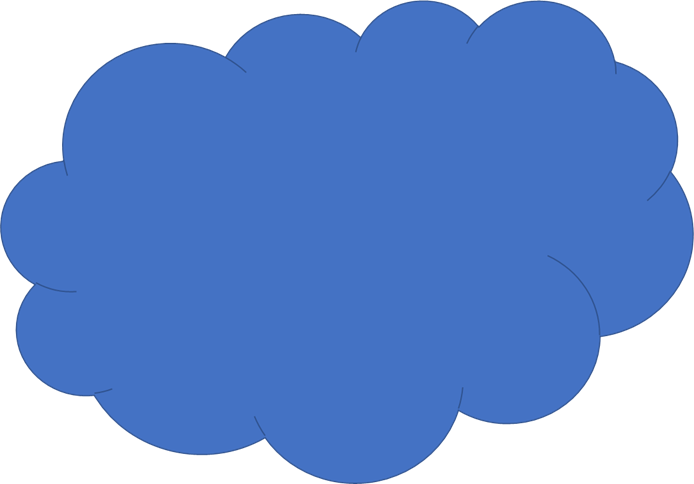
#> input picture analysis_phones/45d1c28f51ec950cf840cc9c3a5ee4d.png, 694 x 484 px
$ jupyter execute --allow-errors analysis.ipynb
#> lines starting #> are read from the running program, lines starting #| are printed output that depends on the picture
# 分句

[cell 1]
import pandas as pd
import json
import re
import requests

#> (a cell that did not finish here is left out)

[cell 3]
split_pattern = re.compile("([\r\n!！,，。.?？……;；])")
# [28 lines left out: function split_sentence, not called in this run]

#> (the rest of this cell did not finish here and is left out)

[cell 4]
# df.to_excel("./result_splited.xlsx", index=False, encoding="gb18030", engine="openpyxl")
# df = pd.read_excel("./result_splited.xlsx", encoding="gb18030")
# df[~df['split_sentence'].apply(lambda x: isinstance(x, str))]
# df['split_sentence'] = df['split_sentence'].apply(eval)

[cell 5]
import numpy as np
# [19 lines left out: function batch, not called in this run]

#> (the rest of this cell did not finish here and is left out)

# 推理

[cell 6]
import requests
import json
import operator
from functools import reduce
from tqdm.notebook import tqdm
from itertools import chain

[cell 7]
import numpy as np

[cell 8]
url = "http://192.168.113.164:3030/absa_service"
# data = {"text": ["屏幕很清晰，摄像头拍照很清楚，喇叭也没有噪音"],
#         "language": "cn"
# }
data = {"text": ["Comfortable sofa and chairs, good hamburgers. But the waiter is very rude."],
        "language": "en",
        "output_attentions": True,
}
#> (the rest of this cell did not finish here and is left out)

[cell 9]
input_data = []

phone_dfs = []

#> (the rest of this cell did not finish here and is left out)

#> (a cell that did not finish here is left out)

#> (a cell that did not finish here is left out)

#> (a cell that did not finish here is left out)

# 实证分析

[cell 13]
import matplotlib.pyplot as plt
import pandas as pd
import networkx as nx
import numpy as np
from wordcloud import WordCloud
from collections import Counter
plt.rcParams['font.sans-serif'] = ["fangsong"]

[cell 14]
def get_phone_result(df_all, sku_id):
    df = df_all[df_all['sku_id'] == sku_id]
    result_list = df['model_result'].tolist()
    return result_list

def flatten(li):
    return sum(([x] if not isinstance(x, list) else flatten(x)
                for x in li), [])

def compute_aspect_scores(sku_id, res_df):
    a_s_d = {}
    for asp, asp_df in res_df.groupby("aspect"):
        scores = 0
        count = 0
        for idx, row in asp_df.iterrows():
            prob = row['prob']
            if prob == -1:
                continue

            if row['polarity'] == "正面":
                prob = prob * 1
            elif row['polarity'] == "中性":
                prob = 0.5
            else:
                prob = prob * -1
            scores += prob
            count += 1
        if count == 0:
            a_s_d[asp] = None
        else:
            a_s_d[asp] = ((scores / count) + 1) / 2
    return a_s_d


df_all = pd.read_csv("./model_predict_new.csv")
#> (reads analysis_phones/model_predict_new.csv from the repository)
df_all['model_result'] = df_all['model_result'].apply(eval)
df_all['split_sentence'] = df_all['split_sentence'].apply(eval)
for sku_id, tmp in df_all.groupby('sku_id'):
    print(sku_id, tmp['title'].iloc[0])

#> (a cell that did not finish here is left out)

[cell 16]
a = tmp['model_result'].apply(lambda x: sum(len(each) for each in x))
sum(a)

[cell 17]
import jieba

def stopwordslist(filepath):
    stopwords = set(line.strip() for line in open(filepath, 'r', encoding="gb18030").readlines())
    return stopwords

def jieba_cut(text):
    delect_num = []
    words = ''
    for i in text:
        delect_num.append(re.sub('[a-zA-Z0-9]', "", i))
    for i in delect_num:
        words += i
    sentence_seged = jieba.cut(words.strip())
    #print(sentence_seged)
    stopwords = stopwordslist(r'../../../syq/dongao/stop_new.txt')  # 这里加载停用词的路径
    jieba_outstr = []
    for word in sentence_seged:
        if word not in stopwords:
            if word != '\t' and word != '\n' and word != '\u200b' and word != ' 'and word !=  '\ue627':
                #word = word.replace('\u200b', '')
                word = word.strip()
                if word:
                 jieba_outstr.append(word)
    return jieba_outstr

#> (the rest of this cell did not finish here and is left out)

[cell 18]
from PIL import Image,ImageSequence
from wordcloud import ImageColorGenerator
image= Image.open('45d1c28f51ec950cf840cc9c3a5ee4d.png')#打开背景图
#> image is the input picture: PIL image 694x484 RGBA; mean R, G, B, A 114.5, 148.9, 210.3, 255
graph = np.array(image)#读取背景图
#> (the rest of this cell did not finish here and is left out)

#> (a cell that did not finish here is left out)

[cell 20]
sku_id = 100014352501
tmp = df_all[(df_all['sku_id'] == 100014352501) | (df_all['sku_id'] == 4270019 )]
after_length = []
for each in tmp['split_sentence']:
    after_length.extend(list(map(len, each)))
plt.hist(after_length, bins=12, range=(0, 80), rwidth=0.8)
# plt.hist(tmp['content'].apply(len), bins=12, range=(0, 400), rwidth=0.8)
plt.title("分句后长度分布")
plt.xlabel("句子长度")
plt.ylabel("频数")
plt.savefig("分句后长度.jpg", dpi=300)
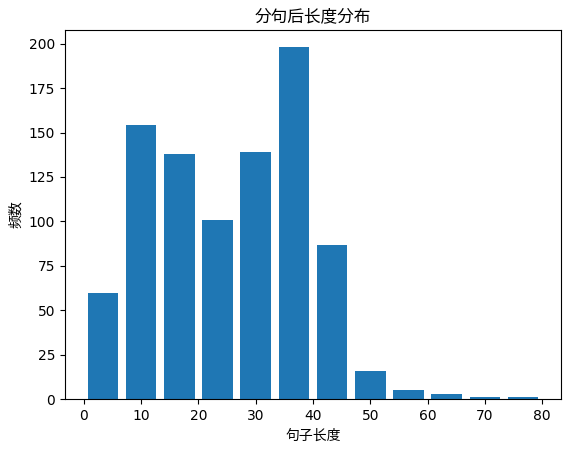
#> figure drawn by matplotlib, 1 panel; tallest bar 198 high, from x = 34 to 39.33
plt.show()
# [5 lines of commented-out code are left out]

[cell 21]
t = df_all[df_all['sku_id'] == sku_id]
check_asp = lambda x: any(each['aspect'] == '移动通信' for each in flatten(x))
for row in t[t['model_result'].apply(check_asp)].itertuples():
    print(getattr(row, 'model_result'))
    print(getattr(row, 'content'))
    print()

[cell 22]
sku_id = 100014352501

result_list = get_phone_result(df_all, sku_id)
phone_df = df_all[df_all['sku_id'] == sku_id]
res = flatten(result_list)
res_df = pd.DataFrame(res)
a = res_df.groupby(["aspect", "polarity"]).agg("count").reset_index()
pos = a[a['polarity'] == "正面"].sort_values(by=['target'], ascending=False)
neg = a[a['polarity'] == "负面"].sort_values(by=['target'], ascending=False)

[cell 23]
plt.bar(neg.aspect, neg.target)
plt.title("负面评价方面分布")
plt.xticks(rotation=45)
plt.xlabel("方面类别")
plt.ylabel("频数")
plt.tight_layout()
# plt.savefig("./images/k-touch_neg.jpg", dpi=300)
plt.show()
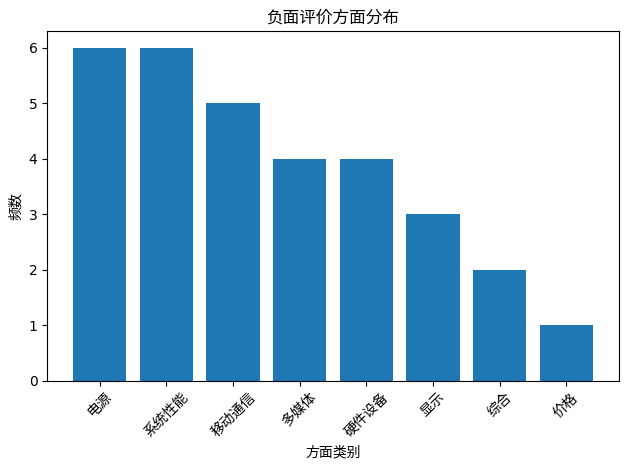
#> figure drawn by matplotlib, 1 panel

plt.bar(pos.aspect, pos.target)
plt.title("正面评价方面分布")
plt.xticks(rotation=45)
plt.xlabel("方面类别")
plt.ylabel("频数")
plt.tight_layout()
# plt.savefig("./images/k-touch_pos.jpg", dpi=300)
plt.show()
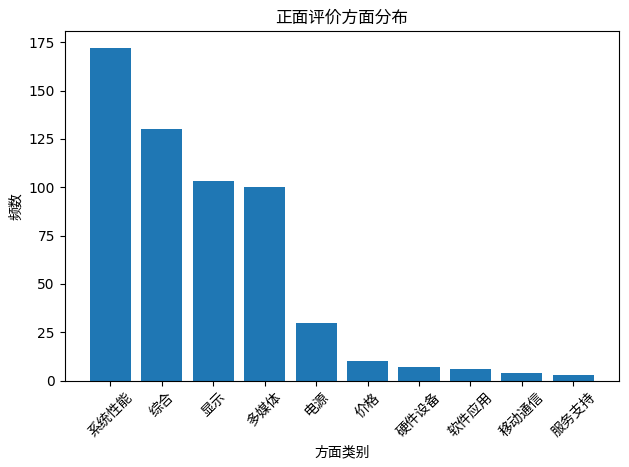
#> figure drawn by matplotlib, 1 panel; tallest bar 172 high, from x = -0.4 to 0.4

[cell 24]
sub_sentence_result = list(chain(*result_list))
sub_sentence = list(chain(*phone_df['split_sentence']))
sub_df = pd.DataFrame(data = {"sub_sent": sub_sentence, "sub_res": sub_sentence_result}, index=range(len(sub_sentence)))
sub_neg = sub_df[sub_df['sub_res'].apply(lambda x: any(each['polarity'] == '负面' for each in x))]
sub_neg

[cell 25]
res_df

[cell 26]
aspect = "系统性能"
g = nx.Graph()


def add_aspect_to_graph(g, aspects, res_df):
    nodes_size_all = {}
    nodes_color_all = {}
    edges = []
    use_aspects = []
    for aspect in aspects:
        asp_df = res_df[(res_df['aspect'] == aspect) & (res_df['target'] != "NULL")]
        t = asp_df['target']

        c = Counter(t).most_common(5)
        if len(c) == 0:
            continue
        use_aspects.append(aspect)

        # size
        nodes_size = dict(c)

        nodes_color = {}
        for target in nodes_size:
            score_sum = 0
            target_asp_df = asp_df[asp_df['target'] == target]
            for idx, row in target_asp_df.iterrows():
                prob = row['prob']
                asp = row['polarity']
                if asp == "正面":
                    score = (prob + 1) / 2
                elif asp == "负面":
                    score = (1 - prob) / 2
                else:
                    score = 0.5
                score_sum += score
            nodes_color[target] = score_sum


        # color
#         nodes_color = {
# #             k: "#dce4f0" for k in nodes_size
#             n: asp_df.groupby("")
#         }


        nodes = list(nodes_size.keys()) + [aspect + '方面']
        for node in nodes[:-1]:
            edges.append((node, nodes[-1]))
        nodes_size[aspect + '方面'] = 100
#         nodes_color[aspect + '方面'] = "#a9cfe5"
#         nodes_size_all.update(nodes_size)
        for node in nodes_size:
            nodes_size_all[node] = nodes_size_all.get(node, 0) + nodes_size[node]
        for node in nodes_color:
            nodes_color_all[node] = nodes_color_all.get(node, 0) + nodes_color[node]

    main_edges = []
    for i in range(-1, len(use_aspects) - 1):
        main_edges.append((use_aspects[i] + '方面', use_aspects[i + 1] + '方面'))
    # aspect nodes


    g.add_nodes_from(nodes_size_all.keys())
    g.add_edges_from(edges + main_edges)
    return g, nodes_size_all, nodes_color_all, edges, main_edges

sku_id = 4270019
# sku_id = 100014352501
result_list = get_phone_result(df_all, sku_id)
res = flatten(result_list)
res_df = pd.DataFrame(res)
a_s_d = compute_aspect_scores(sku_id, res_df)


aspects = res_df['aspect'].unique()
# aspects = ['系统性能', '电源', '软件应用', '多媒体']
g, nodes_size_all, nodes_color_all, e, me = add_aspect_to_graph(g, aspects, res_df)

plt.figure(figsize=(20, 20))

pos = nx.drawing.layout.kamada_kawai_layout(g)


# nodes
asp_nodes = [i[0] for i in me]

for node in nodes_color_all:
    nodes_color_all[node] = nodes_color_all[node] / nodes_size_all[node]

for node in asp_nodes:
    nodes_size_all.pop(node)
node_size=np.clip(np.array(list(nodes_size_all.values())) * 300, 300,2500)

# "#dce4f0"
asp_node_color_map = [a_s_d[each[:-2]] for each in asp_nodes]
nx.draw_networkx_nodes(g, pos, nodes_size_all.keys(), node_size=node_size,
                       node_color=list(nodes_color_all.values()), cmap="bwr", vmin=0, vmax=1)
nx.draw_networkx_nodes(g, pos, asp_nodes, node_size=4000, node_color=asp_node_color_map, cmap="bwr", vmin=0, vmax=1)

# edges
nx.draw_networkx_edges(g, pos, edgelist=e, width=1)
nx.draw_networkx_edges(
    g, pos, edgelist=me, width=3, alpha=0.5, edge_color="#a9cfe5", style="dashed"
)

# labels
nx.draw_networkx_labels(g, pos, font_size=11)

plt.axis("off")
plt.savefig("images/aspect_target_k-touch.jpg", dpi=300)
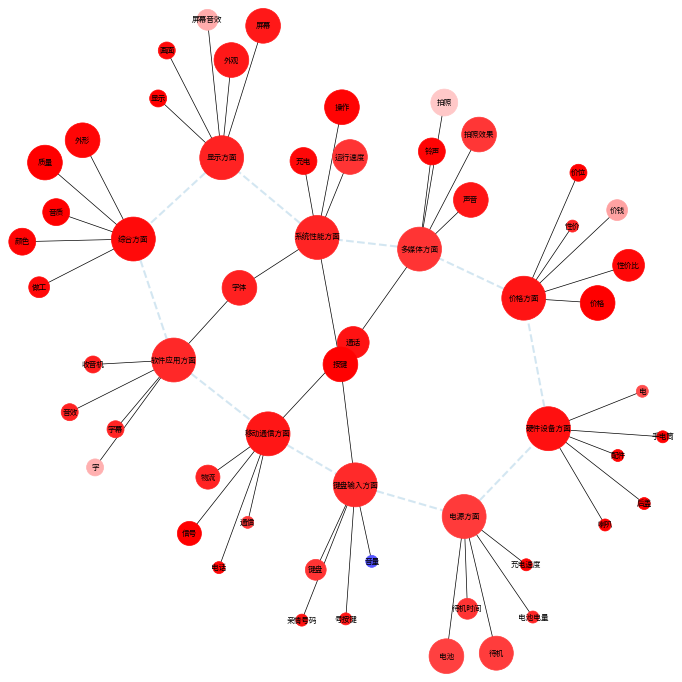
#> figure drawn by matplotlib, 1 panel
plt.show()

[cell 27]
asp_nodes = [i[0] for i in me]
asp_nodes

#> (a cell that did not finish here is left out)

[cell 29]
g = nx.Graph()
g.add_node("1")
g.add_node("1")
nx.draw_networkx(g)
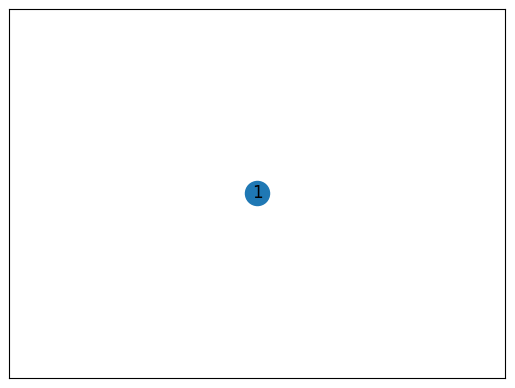
#> figure drawn by matplotlib, 1 panel
